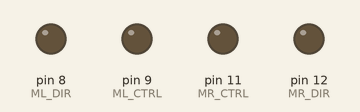
Recording of a program running on a simulated Arduino Nano, built with avr-gcc and run on an emulated ATmega328P. Parts: output pins drawn as LEDs (lit = HIGH).

Above: at 1.0 s.
At 2.5 s:
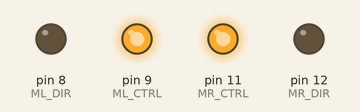
At 3.5 s:
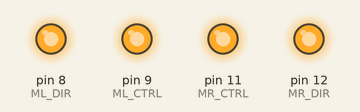
At 4.5 s:
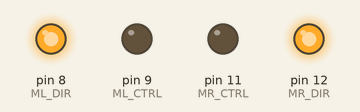
Timing chart, 0 to 7.8 s (numbered marks = the images above):
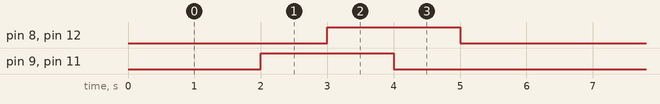

The program:

main.cpp
```cpp
#include <Arduino.h>

#define DT 1000

// Forward/Reverse
#define FW 0
#define RV 1

#define MR_DIR  12
#define MR_CTRL 11
#define ML_DIR  8
#define ML_CTRL 9

void setup() {
  pinMode(MR_DIR, OUTPUT);
  pinMode(MR_CTRL, OUTPUT);
  pinMode(ML_DIR, OUTPUT);
  pinMode(ML_CTRL, OUTPUT);
  digitalWrite(MR_DIR, FW);
  digitalWrite(MR_CTRL, 0);
  digitalWrite(ML_DIR, FW);
  digitalWrite(ML_CTRL, 0);
}


void loop() {
  digitalWrite(MR_DIR, FW);
  digitalWrite(MR_CTRL, 0);
  digitalWrite(ML_DIR, FW);
  digitalWrite(ML_CTRL, 0);
  delay(2000);

  digitalWrite(MR_CTRL, 1);
  digitalWrite(ML_CTRL, 1);
  delay(DT);
  digitalWrite(MR_DIR, RV);
  digitalWrite(ML_DIR, RV);
  delay(DT);
  digitalWrite(MR_CTRL, 0);
  digitalWrite(ML_CTRL, 0);
  delay(DT);
  digitalWrite(MR_DIR, FW);
  digitalWrite(ML_DIR, FW);
  delay(DT);
}
```

Measured:
- by itself, pin 8 (ML_DIR), pin 9 (ML_CTRL), pin 11 (MR_CTRL), pin 12 (MR_DIR): alternates HIGH for 2.0 s and LOW for 4.0 s
- by itself, everything shown: repeats every 6.0 s, in 4 steps
